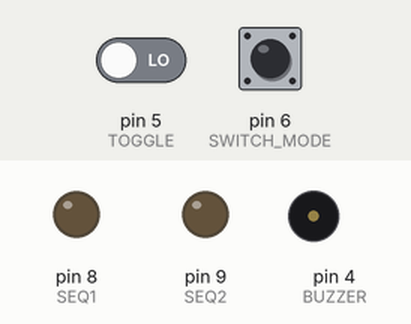
Recording of a sketch running on a simulated Arduino Uno, built with avr-gcc and run on an emulated ATmega328P. Parts: output pins drawn as LEDs (lit = HIGH), buzzer (waves = sounding, pin HIGH). The inputs (shaded band) are chosen by the test bench; at power-on: pin 5 (TOGGLE) LOW, pin 6 (SWITCH_MODE) HIGH.

Above: at 1.2 s.
1.3 s: pin 5 (TOGGLE) driven HIGH
At 2.1 s:
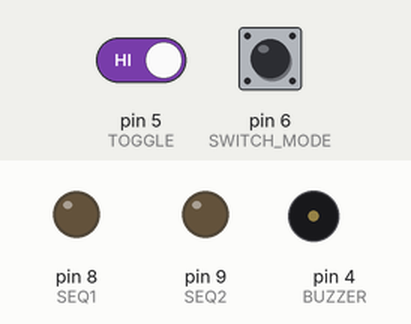
4.3 s: pin 6 (SWITCH_MODE) pulled LOW for 1 s
At 5.35 s:
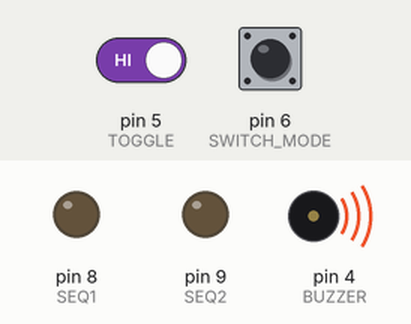
7.4 s: pin 6 (SWITCH_MODE) pulled LOW for 0.15 s
At 8.35 s:
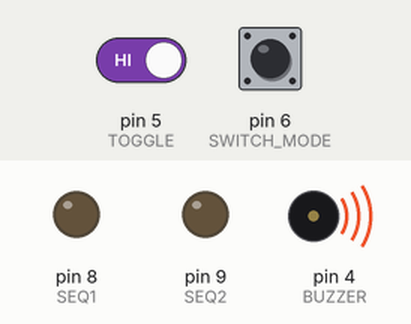
10.4 s: pin 5 (TOGGLE) driven LOW
At 10.7 s:
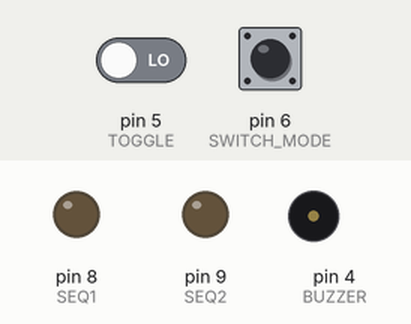
Timing chart, 0 to 12.9 s (numbered marks = the images above; inputs shaded):
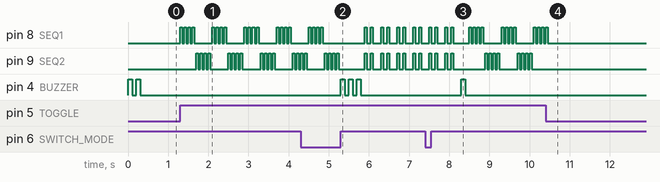

The sketch:

Strobes_V2.ino
```cpp
#define SWITCH_MODE 6
#define TOGGLE 5
#define BUZZER 4
#define SEQ1 8
#define SEQ2 9

int currentMode = 0; //Modes equate to Patterns. 0 = Pattern 1. 1 = Pattern 2. 2 = Pattern 3.
bool lastSwitchState = false;

void setup() {
  pinMode(SWITCH_MODE, INPUT);
  pinMode(TOGGLE, INPUT);
  pinMode(BUZZER, OUTPUT);
  pinMode(SEQ1, OUTPUT);
  pinMode(SEQ2, OUTPUT);
}

void loop() {
  // Check if the switch is currently toggled on.
  if(checkInput(TOGGLE) == true)
  {
    switch(currentMode)
    {
      case 0:
        pattern1();
        break;

      case 1:
        pattern2();
        break;

      case 2:
        pattern3();
        break;

      default:
        break;
    }
  }

  //Check if we have pressed our mode switch since last cycle
  if(lastSwitchState == false && checkInput(SWITCH_MODE))
  {
    currentMode = selectMode();
  }
  lastSwitchState = checkInput(SWITCH_MODE);

}

//Blink 8 times each side 4 blinks. 2 times together (2 blink, pause, 2 blink).
void pattern1()
{
  for(int i=0; i<4; i++)
  {
    blink(SEQ1, 50, 50);
    blink(SEQ1, 50, 50);
    blink(SEQ1, 50, 50);
    blink(SEQ1, 50, 50);

    //If our switch is no longer on, panic and break.
    if(!checkInput(TOGGLE))
    {
      return;
    }

    blink(SEQ2, 50, 50);
    blink(SEQ2, 50, 50);
    blink(SEQ2, 50, 50);
    blink(SEQ2, 50, 50);
  }

  //If our switch is no longer on, panic and break.
    if(!checkInput(TOGGLE))
    {
      return;
    }

  flash(50, 100);
  flash(50, 100);
  delay(100);

  //If our switch is no longer on, panic and break.
    if(!checkInput(TOGGLE))
    {
      return;
    }

  flash(50, 100);
  flash(50, 100);
  delay(900);
}

//Blink alternating
void pattern2()
{
    blink(SEQ1, 50, 50);
    blink(SEQ1, 50, 50);
    blink(SEQ1, 50, 50);
    blink(SEQ1, 50, 50);

    //If our switch is no longer on, panic and break.
    if(!checkInput(TOGGLE))
    {
      return;
    }

    blink(SEQ2, 50, 50);
    blink(SEQ2, 50, 50);
    blink(SEQ2, 50, 50);
    blink(SEQ2, 50, 50);
}

//Blink together
void pattern3()
{
  flash(50, 100);
  flash(50, 100);
  delay(100);

  //If our switch is no longer on, panic and break.
    if(!checkInput(TOGGLE))
    {
      return;
    }

  flash(50, 100);
  flash(50, 100);
  delay(100);
}

void flash(int flashduration, int pauseduration)
{
  digitalWrite(SEQ1, HIGH);
  digitalWrite(SEQ2, HIGH);
  delay(flashduration);
  digitalWrite(SEQ1, LOW);
  digitalWrite(SEQ2, LOW);
  delay(pauseduration);
}

void blink(int target, int blinkduration, int pauseduration)
{
  digitalWrite(target, HIGH);
  delay(blinkduration);
  digitalWrite(target, LOW);
  delay(pauseduration);
}

void beep(int duration)
{
  digitalWrite(BUZZER, HIGH);
  delay(duration);
  digitalWrite(BUZZER, LOW);
  delay(duration);
}

//Check our input state. This will be polled occasionally to shut down before a sequence ends, as a panic prevention around police.
bool checkInput(int pin)
{
  if(digitalRead(pin) == HIGH)
  {
    return true;
  }
  else return false;
}

int selectMode()
{
  int nextMode = currentMode + 1;
  if(nextMode > 2)
  {
    beep(100);
    return 0;
  }
  else
  {
    for(int i=-1; i<nextMode; i++)
    {
      beep(100);
    }
    return nextMode;
  }
}
```

Measured:
- after the input at 1.3 s, pin 8 (SEQ1): LOW → HIGH at once, then repeats every 0.80 s: 3 × (LOW 0.05 s, HIGH 0.05 s), LOW 0.45 s, HIGH 0.05 s; pin 9 (SEQ2): LOW → HIGH after 0.40 s, then repeats every 0.80 s: 3 × (LOW 0.05 s, HIGH 0.05 s), LOW 0.45 s, HIGH 0.05 s
- after the input at 4.3 s, pin 4 (BUZZER): alternates HIGH for 0.10 s and LOW for 0.10 s, 6 changes in all, then stays LOW, starting after 1.0 s
- after the input at 7.4 s, pin 4 (BUZZER): LOW → HIGH after 0.90 s, → LOW 0.10 s later
- after the input at 10.4 s, pin 8 (SEQ1): goes on until 10.5 s, then stays LOW; pin 9 (SEQ2): stops changing and stays LOW
- by itself, pin 4 (BUZZER): alternates HIGH for 0.10 s and LOW for 0.10 s, 4 changes in all, then stays LOW
